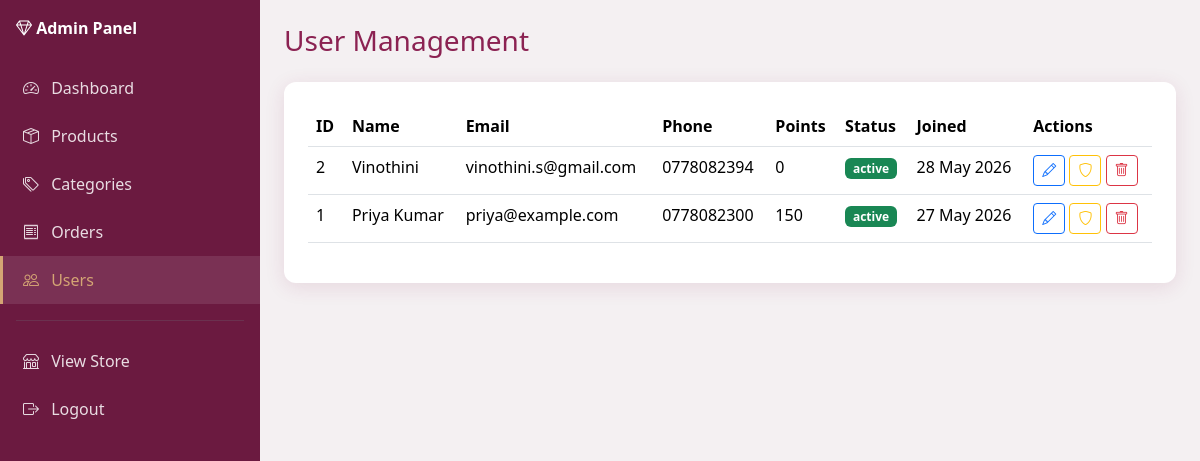
Page /admin/users.php (signed in) on the committed database.
### tables this page shows
CREATE TABLE `users` (
  `id` int NOT NULL,
  `full_name` varchar(150) NOT NULL,
  `email` varchar(150) NOT NULL,
  `phone` varchar(20) NOT NULL,
  `password` varchar(255) NOT NULL,
  `address` text,
  `city` varchar(100) DEFAULT NULL,
  `district` varchar(100) DEFAULT NULL,
  `pincode` varchar(10) DEFAULT NULL,
  `loyalty_points` int DEFAULT '0',
  `status` enum('active','blocked') DEFAULT 'active',
  `created_at` timestamp NULL DEFAULT CURRENT_TIMESTAMP
);

### includes/functions.php (called while the page is built, shortened)
<?php
function e(string $value): string
{
    return htmlspecialchars($value, ENT_QUOTES, 'UTF-8');
}

### admin/users.php (the view, shortened to what this page needs)
<?php
require_once 'includes/admin-header.php';
$users = $pdo->query('SELECT * FROM users ORDER BY created_at DESC')->fetchAll();
?>
<h1 class="h3 mb-4" style="color:var(--primary)">User Management</h1>
<div class="chart-container">
    <div class="table-responsive">
        <table class="table table-hover">
            <thead>
                <tr><th>ID</th><th>Name</th><th>Email</th><th>Phone</th><th>Points</th><th>Status</th><th>Joined</th><th>Actions</th></tr>
            </thead>
            <tbody>
                <?php foreach ($users as $u): ?>
                <tr>
                    <td><?= $u['id'] ?></td>
                    <td><?= e($u['full_name']) ?></td>
                    <td><?= e($u['email']) ?></td>
                    <td><?= e($u['phone']) ?></td>
                    <td><?= (int) $u['loyalty_points'] ?></td>
                    <td><span class="badge bg-<?= $u['status'] === 'active' ? 'success' : 'danger' ?>"><?= e($u['status']) ?></span></td>
                    <td><?= date('d M Y', strtotime($u['created_at'])) ?></td>
                    <td>
                        <a href="users.php?edit=<?= $u['id'] ?>" class="btn btn-sm btn-outline-primary"><i class="bi bi-pencil"></i></a>
                        <a href="users.php?toggle=<?= $u['id'] ?>" class="btn btn-sm btn-outline-warning" title="Toggle status"><i class="bi bi-shield"></i></a>
                        <a href="users.php?delete=<?= $u['id'] ?>" class="btn btn-sm btn-outline-danger" onclick="return confirm('Delete user?')"><i class="bi bi-trash"></i></a>
                    </td>
                </tr>
                <?php endforeach; ?>
            </tbody>
        </table>
    </div>
</div>
<?php require_once 'includes/admin-footer.php';

### css/style.css (style rules this page uses)
:root { --primary: #8b2252; --primary-dark: #6b1a40; --accent: #d4a574; --accent-light: #f5e6d3; --rose: #f8e8ee; --cream: #fdf8f5; --text: #3d2c35; --text-muted: #7a6570; --shadow: 0 4px 20px rgba(139, 34, 82, 0.12); --radius: 12px; }
* { box-sizing: border-box; }
body { font-family: 'Segoe UI', Tahoma, Geneva, Verdana, sans-serif; color: var(--text); background: var(--cream); min-height: 100vh; display: flex; flex-direction: column; }
.chart-container { background: #fff; border-radius: var(--radius); padding: 1.5rem; box-shadow: var(--shadow); }

### rows in the picture
users: id "2", full_name "Vinothini", email "vinothini.s@gmail.com", phone "0778082394", loyalty_points "0", status "active", created_at "28 May 2026"
users: id "1", full_name "Priya Kumar", email "priya@example.com", phone "0778082300", loyalty_points "150", status "active", created_at "27 May 2026"
